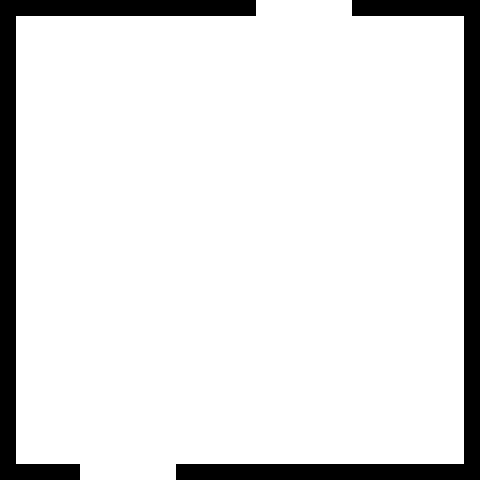

Below is a game level as drawn by its tile map, then a one-line description and the .tmx file that defines it, in full:
An orthogonal 30x30 tile map with 16x16 px tiles, 3 tile layers (Floor, Walls, Rocks).

<map version="1.10" tiledversion="1.11.0" orientation="orthogonal" renderorder="right-down" width="30" height="30" tilewidth="16" tileheight="16" infinite="0" nextlayerid="7" nextobjectid="22">
 <tileset firstgid="1" source="scuffed_tiles.tsx" />
 <layer id="1" name="Floor" width="30" height="30">
  <data encoding="csv">
0,0,0,0,0,0,0,0,0,0,0,0,0,0,0,0,2,2,2,2,2,2,0,0,0,0,0,0,0,0,
0,2,2,2,2,2,2,2,2,2,2,2,2,2,2,2,2,2,2,2,2,2,2,2,2,2,2,2,2,0,
0,2,2,2,2,2,2,2,2,2,2,2,2,2,2,2,2,2,2,2,2,2,2,2,2,2,2,2,2,0,
0,2,2,2,2,2,2,2,2,2,2,2,2,2,2,2,2,2,2,2,2,2,2,2,2,2,2,2,2,0,
0,2,2,2,2,2,2,2,2,2,2,2,2,2,2,2,2,2,2,2,2,2,2,2,2,2,2,2,2,0,
0,2,2,2,2,2,2,2,2,2,2,2,2,2,2,2,2,2,2,2,2,2,2,2,2,2,2,2,2,0,
0,2,2,2,2,2,2,2,2,2,2,2,2,2,2,2,2,2,2,2,2,2,2,2,2,2,2,2,2,0,
0,2,2,2,2,2,2,2,2,2,2,2,2,2,2,2,2,2,2,2,2,2,2,2,2,2,2,2,2,0,
0,2,2,2,2,2,2,2,2,2,2,2,2,2,2,2,2,2,2,2,2,2,2,2,2,2,2,2,2,0,
0,2,2,2,2,2,2,2,2,2,2,2,2,2,2,2,2,2,2,2,2,2,2,2,2,2,2,2,2,0,
0,2,2,2,2,2,2,2,2,2,2,2,2,2,2,2,2,2,2,2,2,2,2,2,2,2,2,2,2,0,
0,2,2,2,2,2,2,2,2,2,2,2,2,2,2,2,2,2,2,2,2,2,2,2,2,2,2,2,2,0,
0,2,2,2,2,2,2,2,2,2,2,2,2,2,2,2,2,2,2,2,2,2,2,2,2,2,2,2,2,0,
0,2,2,2,2,2,2,2,2,2,2,2,2,2,2,2,2,2,2,2,2,2,2,2,2,2,2,2,2,0,
0,2,2,2,2,2,2,2,2,2,2,2,2,2,2,2,2,2,2,2,2,2,2,2,2,2,2,2,2,0,
0,2,2,2,2,2,2,2,2,2,2,2,2,2,2,2,2,2,2,2,2,2,2,2,2,2,2,2,2,0,
0,2,2,2,2,2,2,2,2,2,2,2,2,2,2,2,2,2,2,2,2,2,2,2,2,2,2,2,2,0,
0,2,2,2,2,2,2,2,2,2,2,2,2,2,2,2,2,2,2,2,2,2,2,2,2,2,2,2,2,0,
0,2,2,2,2,2,2,2,2,2,2,2,2,2,2,2,2,2,2,2,2,2,2,2,2,2,2,2,2,0,
0,2,2,2,2,2,2,2,2,2,2,2,2,2,2,2,2,2,2,2,2,2,2,2,2,2,2,2,2,0,
0,2,2,2,2,2,2,2,2,2,2,2,2,2,2,2,2,2,2,2,2,2,2,2,2,2,2,2,2,0,
0,2,2,2,2,2,2,2,2,2,2,2,2,2,2,2,2,2,2,2,2,2,2,2,2,2,2,2,2,0,
0,2,2,2,2,2,2,2,2,2,2,2,2,2,2,2,2,2,2,2,2,2,2,2,2,2,2,2,2,0,
0,2,2,2,2,2,2,2,2,2,2,2,2,2,2,2,2,2,2,2,2,2,2,2,2,2,2,2,2,0,
0,2,2,2,2,2,2,2,2,2,2,2,2,2,2,2,2,2,2,2,2,2,2,2,2,2,2,2,2,0,
0,2,2,2,2,2,2,2,2,2,2,2,2,2,2,2,2,2,2,2,2,2,2,2,2,2,2,2,2,0,
0,2,2,2,2,2,2,2,2,2,2,2,2,2,2,2,2,2,2,2,2,2,2,2,2,2,2,2,2,0,
0,2,2,2,2,2,2,2,2,2,2,2,2,2,2,2,2,2,2,2,2,2,2,2,2,2,2,2,2,0,
0,2,2,2,2,2,2,2,2,2,2,2,2,2,2,2,2,2,2,2,2,2,2,2,2,2,2,2,2,0,
0,0,0,0,0,2,2,2,2,2,2,0,0,0,0,0,0,0,0,0,0,0,0,0,0,0,0,0,0,0
</data>
 </layer>
 <layer id="4" name="Walls" width="30" height="30">
  <data encoding="csv">
1,1,1,1,1,1,1,1,1,1,1,1,1,1,1,1,0,0,0,0,0,0,1,1,1,1,1,1,1,1,
1,0,0,0,0,0,0,0,0,0,0,0,0,0,0,0,0,0,0,0,0,0,0,0,0,0,0,0,0,1,
1,0,0,0,0,0,0,0,0,0,0,0,0,0,0,0,0,0,0,0,0,0,0,0,0,0,0,0,0,1,
1,0,0,0,0,0,0,0,0,0,0,0,0,0,0,0,0,0,0,0,0,0,0,0,0,0,0,0,0,1,
1,0,0,0,0,0,0,0,0,0,0,0,0,0,0,0,0,0,0,0,0,0,0,0,0,0,0,0,0,1,
1,0,0,0,0,0,0,0,0,0,0,0,0,0,0,0,0,0,0,0,0,0,0,0,0,0,0,0,0,1,
1,0,0,0,0,0,0,0,0,0,0,0,0,0,0,0,0,0,0,0,0,0,0,0,0,0,0,0,0,1,
1,0,0,0,0,0,0,0,0,0,0,0,0,0,0,0,0,0,0,0,0,0,0,0,0,0,0,0,0,1,
1,0,0,0,0,0,0,0,0,0,0,0,0,0,0,0,0,0,0,0,0,0,0,0,0,0,0,0,0,1,
1,0,0,0,0,0,0,0,0,0,0,0,0,0,0,0,0,0,0,0,0,0,0,0,0,0,0,0,0,1,
1,0,0,0,0,0,0,0,0,0,0,0,0,0,0,0,0,0,0,0,0,0,0,0,0,0,0,0,0,1,
1,0,0,0,0,0,0,0,0,0,0,0,0,0,0,0,0,0,0,0,0,0,0,0,0,0,0,0,0,1,
1,0,0,0,0,0,0,0,0,0,0,0,0,0,0,0,0,0,0,0,0,0,0,0,0,0,0,0,0,1,
1,0,0,0,0,0,0,0,0,0,0,0,0,0,0,0,0,0,0,0,0,0,0,0,0,0,0,0,0,1,
1,0,0,0,0,0,0,0,0,0,0,0,0,0,0,0,0,0,0,0,0,0,0,0,0,0,0,0,0,1,
1,0,0,0,0,0,0,0,0,0,0,0,0,0,0,0,0,0,0,0,0,0,0,0,0,0,0,0,0,1,
1,0,0,0,0,0,0,0,0,0,0,0,0,0,0,0,0,0,0,0,0,0,0,0,0,0,0,0,0,1,
1,0,0,0,0,0,0,0,0,0,0,0,0,0,0,0,0,0,0,0,0,0,0,0,0,0,0,0,0,1,
1,0,0,0,0,0,0,0,0,0,0,0,0,0,0,0,0,0,0,0,0,0,0,0,0,0,0,0,0,1,
1,0,0,0,0,0,0,0,0,0,0,0,0,0,0,0,0,0,0,0,0,0,0,0,0,0,0,0,0,1,
1,0,0,0,0,0,0,0,0,0,0,0,0,0,0,0,0,0,0,0,0,0,0,0,0,0,0,0,0,1,
1,0,0,0,0,0,0,0,0,0,0,0,0,0,0,0,0,0,0,0,0,0,0,0,0,0,0,0,0,1,
1,0,0,0,0,0,0,0,0,0,0,0,0,0,0,0,0,0,0,0,0,0,0,0,0,0,0,0,0,1,
1,0,0,0,0,0,0,0,0,0,0,0,0,0,0,0,0,0,0,0,0,0,0,0,0,0,0,0,0,1,
1,0,0,0,0,0,0,0,0,0,0,0,0,0,0,0,0,0,0,0,0,0,0,0,0,0,0,0,0,1,
1,0,0,0,0,0,0,0,0,0,0,0,0,0,0,0,0,0,0,0,0,0,0,0,0,0,0,0,0,1,
1,0,0,0,0,0,0,0,0,0,0,0,0,0,0,0,0,0,0,0,0,0,0,0,0,0,0,0,0,1,
1,0,0,0,0,0,0,0,0,0,0,0,0,0,0,0,0,0,0,0,0,0,0,0,0,0,0,0,0,1,
1,0,0,0,0,0,0,0,0,0,0,0,0,0,0,0,0,0,0,0,0,0,0,0,0,0,0,0,0,1,
1,1,1,1,1,0,0,0,0,0,0,1,1,1,1,1,1,1,1,1,1,1,1,1,1,1,1,1,1,1
</data>
 </layer>
 <layer id="5" name="Rocks" width="30" height="30">
  <data encoding="csv">
0,0,0,0,0,0,0,0,0,0,0,0,0,0,0,0,0,0,0,0,0,0,0,0,0,0,0,0,0,0,
0,0,0,0,0,0,0,0,0,0,0,0,0,0,0,0,0,0,0,0,0,0,0,0,0,0,0,0,0,0,
0,0,0,0,0,0,0,0,0,0,0,0,0,0,0,0,0,0,0,0,0,0,0,0,0,0,0,0,0,0,
0,0,0,0,0,0,0,0,0,0,0,0,0,0,0,0,0,0,0,0,0,0,0,0,0,0,0,0,0,0,
0,0,0,0,0,0,0,0,0,0,0,0,0,0,0,0,0,0,0,0,0,0,0,0,0,0,0,0,0,0,
0,0,0,0,3,0,0,0,0,0,0,0,0,0,0,0,0,0,0,0,0,0,3,0,0,0,0,0,0,0,
0,0,0,0,0,0,0,0,0,0,0,0,0,0,0,0,0,0,0,0,0,0,0,0,0,0,0,0,0,0,
0,0,0,0,0,0,0,0,0,0,0,0,0,0,0,0,0,0,0,0,0,0,0,0,0,0,0,0,0,0,
0,0,0,0,0,0,0,0,0,0,3,0,0,0,0,0,0,0,0,0,0,0,0,0,0,0,0,0,0,0,
0,0,0,0,0,0,0,0,0,0,0,0,0,0,0,0,0,0,0,0,0,0,0,0,0,0,0,0,0,0,
0,0,0,0,0,0,0,0,0,0,0,0,0,0,0,0,0,0,0,0,0,0,0,0,0,0,0,0,0,0,
0,0,0,0,0,0,0,0,0,0,0,0,0,0,0,0,0,0,0,0,0,0,0,3,0,0,0,0,0,0,
0,0,0,0,0,0,0,0,0,0,0,0,0,0,0,0,0,0,0,0,0,0,0,0,0,0,0,0,0,0,
0,0,0,0,0,0,0,0,0,0,0,0,0,0,0,0,0,0,0,0,0,0,0,0,0,0,0,0,0,0,
0,0,0,0,0,0,0,0,0,0,0,0,0,0,0,0,0,0,0,0,0,0,0,0,0,0,0,0,0,0,
0,0,0,0,0,0,0,0,0,0,0,0,0,0,0,0,0,0,0,0,0,0,0,0,0,0,0,0,0,0,
0,0,0,0,0,0,0,0,0,0,0,0,0,0,0,0,0,0,0,0,0,0,0,0,0,0,0,0,0,0,
0,0,0,0,0,0,0,0,0,0,3,0,0,0,0,0,0,0,0,0,0,0,0,0,0,0,0,0,0,0,
0,0,0,0,0,0,0,0,0,0,0,0,0,0,0,0,0,0,0,0,0,0,0,0,0,0,0,0,0,0,
0,0,0,0,0,0,0,0,0,0,0,0,0,0,0,0,0,0,0,0,0,0,0,0,0,0,0,0,0,0,
0,0,0,0,0,0,0,0,0,0,0,0,0,0,0,0,0,0,0,0,0,0,0,0,0,0,0,0,0,0,
0,0,0,0,0,0,0,0,0,0,0,0,0,0,0,0,0,0,0,0,0,0,0,0,0,0,0,0,0,0,
0,0,3,0,0,0,0,0,0,0,0,0,0,0,0,0,0,0,0,0,0,0,0,3,0,0,0,0,0,0,
0,0,0,0,0,0,0,0,0,0,0,0,0,0,0,0,0,0,0,0,0,0,0,0,0,0,0,0,0,0,
0,0,0,0,0,0,0,0,0,0,0,0,0,0,0,0,0,0,0,0,0,0,0,0,0,0,0,0,0,0,
0,0,0,0,0,0,0,0,0,0,0,0,0,0,0,0,0,0,0,0,0,0,0,0,0,0,0,0,0,0,
0,0,0,0,0,0,0,0,0,0,0,0,0,0,0,0,0,0,0,0,0,0,0,0,0,0,0,0,0,0,
0,0,0,0,0,0,0,0,0,0,0,0,0,0,0,0,0,0,0,0,0,0,0,0,0,0,0,0,0,0,
0,0,0,0,0,4,5,4,5,4,5,0,0,0,0,0,0,0,0,0,0,0,0,0,0,0,0,0,0,0,
0,0,0,0,0,7,8,7,8,7,8,0,0,0,0,0,0,0,0,0,0,0,0,0,0,0,0,0,0,0
</data>
 </layer>
</map>